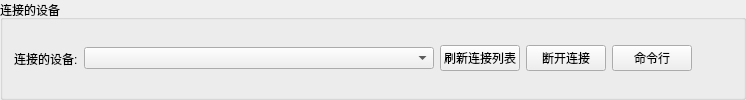
                <widget class="QGroupBox" name="groupBox">
                 <property name="title">
                  <string>连接的设备</string>
                 </property>
                 <layout class="QHBoxLayout" name="horizontalLayout_2">
                  <item>
                   <widget class="QLabel" name="lblDevice">
                    <property name="text">
                     <string>连接的设备:</string>
                    </property>
                   </widget>
                  </item>
                  <item>
                   <widget class="QComboBox" name="deviceCombo">
                    <property name="sizePolicy">
                     <sizepolicy hsizetype="MinimumExpanding" vsizetype="Fixed">
                      <horstretch>5</horstretch>
                      <verstretch>0</verstretch>
                     </sizepolicy>
                    </property>
                    <property name="minimumSize">
                     <size>
                      <width>350</width>
                      <height>0</height>
                     </size>
                    </property>
                   </widget>
                  </item>
                  <item>
                   <widget class="QPushButton" name="btnRefresh">
                    <property name="text">
                     <string>刷新连接列表</string>
                    </property>
                   </widget>
                  </item>
                  <item>
                   <widget class="QPushButton" name="btnDisconnect">
                    <property name="text">
                     <string>断开连接</string>
                    </property>
                   </widget>
                  </item>
                  <item>
                   <widget class="QPushButton" name="cmdBtn">
                    <property name="toolTip">
                     <string>打开系统 PowerShell（Windows）/ 终端（macOS, Linux）</string>
                    </property>
                    <property name="text">
                     <string>命令行</string>
                    </property>
                   </widget>
                  </item>
                  <item>
                   <spacer name="horizontalSpacer_device">
                    <property name="orientation">
                     <enum>Qt::Orientation::Horizontal</enum>
                    </property>
                    <property name="sizeHint" stdset="0">
                     <size>
                      <width>40</width>
                      <height>20</height>
                     </size>
                    </property>
                   </spacer>
                  </item>
                 </layout>
                </widget>
